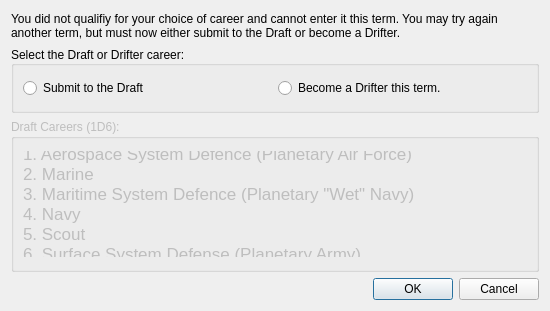
<?xml version="1.0" encoding="UTF-8"?>
<ui version="4.0">
 <class>DraftOrDriftDialog</class>
 <widget class="QDialog" name="DraftOrDriftDialog">
  <property name="geometry">
   <rect>
    <x>0</x>
    <y>0</y>
    <width>550</width>
    <height>300</height>
   </rect>
  </property>
  <property name="windowTitle">
   <string>Draft or Drift</string>
  </property>
  <layout class="QVBoxLayout" name="verticalLayout">
   <property name="spacing">
    <number>6</number>
   </property>
   <property name="topMargin">
    <number>12</number>
   </property>
   <item>
    <widget class="QLabel" name="label">
     <property name="text">
      <string>You did not qualifiy for your choice of career and cannot enter it this term. You may try again another term, but must now either submit to the Draft or become a Drifter.</string>
     </property>
     <property name="wordWrap">
      <bool>true</bool>
     </property>
    </widget>
   </item>
   <item>
    <widget class="QGroupBox" name="selectionGroupBox">
     <property name="title">
      <string>Select the Draft or Drifter career:</string>
     </property>
     <property name="alignment">
      <set>Qt::AlignLeading|Qt::AlignLeft|Qt::AlignVCenter</set>
     </property>
     <property name="flat">
      <bool>false</bool>
     </property>
     <layout class="QHBoxLayout" name="horizontalLayout">
      <property name="topMargin">
       <number>12</number>
      </property>
      <property name="bottomMargin">
       <number>12</number>
      </property>
      <item>
       <widget class="QRadioButton" name="draftRadioButton">
        <property name="text">
         <string>Submit to the Draft</string>
        </property>
        <attribute name="buttonGroup">
         <string notr="true">selectionButtonGroup</string>
        </attribute>
       </widget>
      </item>
      <item>
       <widget class="QRadioButton" name="driftRadioButton">
        <property name="text">
         <string>Become a Drifter this term.</string>
        </property>
        <attribute name="buttonGroup">
         <string notr="true">selectionButtonGroup</string>
        </attribute>
       </widget>
      </item>
     </layout>
    </widget>
   </item>
   <item>
    <widget class="QGroupBox" name="draftGroupBox">
     <property name="enabled">
      <bool>false</bool>
     </property>
     <property name="title">
      <string>Draft Careers (1D6):</string>
     </property>
     <layout class="QHBoxLayout" name="horizontalLayout_2">
      <property name="topMargin">
       <number>12</number>
      </property>
      <property name="bottomMargin">
       <number>12</number>
      </property>
      <item>
       <widget class="QLabel" name="draftTableLabel">
        <property name="enabled">
         <bool>false</bool>
        </property>
        <property name="font">
         <font>
          <pointsize>13</pointsize>
         </font>
        </property>
        <property name="text">
         <string>1. Aerospace System Defence (Planetary Air Force)
2. Marine
3. Maritime System Defence (Planetary &quot;Wet&quot; Navy)
4. Navy
5. Scout
6. Surface System Defense (Planetary Army)</string>
        </property>
       </widget>
      </item>
     </layout>
    </widget>
   </item>
   <item>
    <widget class="QDialogButtonBox" name="dialogButtonBox">
     <property name="orientation">
      <enum>Qt::Horizontal</enum>
     </property>
     <property name="standardButtons">
      <set>QDialogButtonBox::Cancel|QDialogButtonBox::Ok</set>
     </property>
    </widget>
   </item>
  </layout>
 </widget>
 <resources/>
 <connections>
  <connection>
   <sender>dialogButtonBox</sender>
   <signal>accepted()</signal>
   <receiver>DraftOrDriftDialog</receiver>
   <slot>accept()</slot>
   <hints>
    <hint type="sourcelabel">
     <x>248</x>
     <y>254</y>
    </hint>
    <hint type="destinationlabel">
     <x>157</x>
     <y>274</y>
    </hint>
   </hints>
  </connection>
  <connection>
   <sender>dialogButtonBox</sender>
   <signal>rejected()</signal>
   <receiver>DraftOrDriftDialog</receiver>
   <slot>reject()</slot>
   <hints>
    <hint type="sourcelabel">
     <x>316</x>
     <y>260</y>
    </hint>
    <hint type="destinationlabel">
     <x>286</x>
     <y>274</y>
    </hint>
   </hints>
  </connection>
  <connection>
   <sender>draftRadioButton</sender>
   <signal>toggled(bool)</signal>
   <receiver>draftGroupBox</receiver>
   <slot>setEnabled(bool)</slot>
   <hints>
    <hint type="sourcelabel">
     <x>146</x>
     <y>87</y>
    </hint>
    <hint type="destinationlabel">
     <x>274</x>
     <y>190</y>
    </hint>
   </hints>
  </connection>
  <connection>
   <sender>draftRadioButton</sender>
   <signal>toggled(bool)</signal>
   <receiver>draftTableLabel</receiver>
   <slot>setEnabled(bool)</slot>
   <hints>
    <hint type="sourcelabel">
     <x>146</x>
     <y>93</y>
    </hint>
    <hint type="destinationlabel">
     <x>274</x>
     <y>198</y>
    </hint>
   </hints>
  </connection>
  <connection>
   <sender>selectionButtonGroup</sender>
   <signal>buttonReleased(int)</signal>
   <receiver>DraftOrDriftDialog</receiver>
   <slot>Select(int)</slot>
   <hints>
    <hint type="sourcelabel">
     <x>-1</x>
     <y>-1</y>
    </hint>
    <hint type="destinationlabel">
     <x>274</x>
     <y>149</y>
    </hint>
   </hints>
  </connection>
 </connections>
 <slots>
  <slot>Select(int)</slot>
 </slots>
 <buttongroups>
  <buttongroup name="selectionButtonGroup"/>
 </buttongroups>
</ui>
